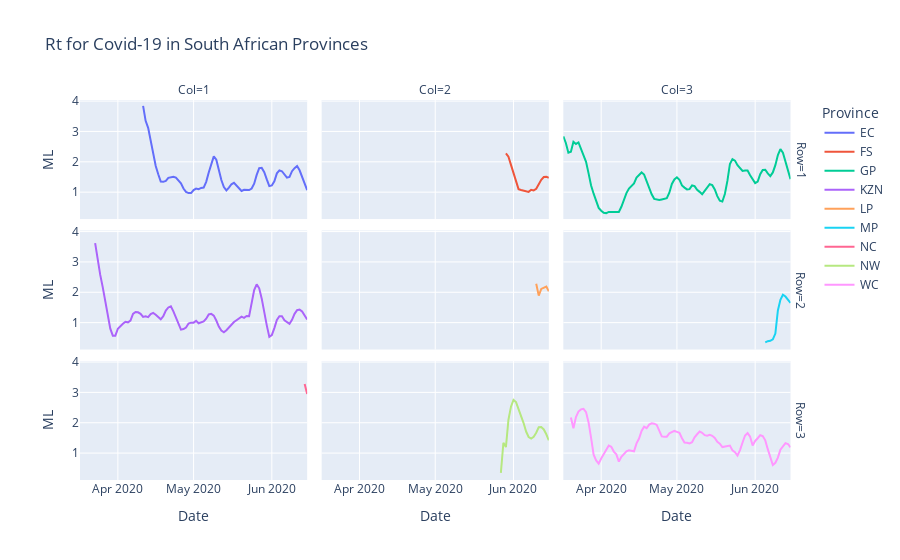

Source (notebook cell):
### Code cell
fig4 = px.line(states_grid, x='Date', y='ML', color='Province', facet_row='Row', facet_col='Col',
             title='Rt for Covid-19 in South African Provinces')
fig4.update_traces(hovertemplate=None)
fig4.update_layout(hovermode="x")
fig4.show()
